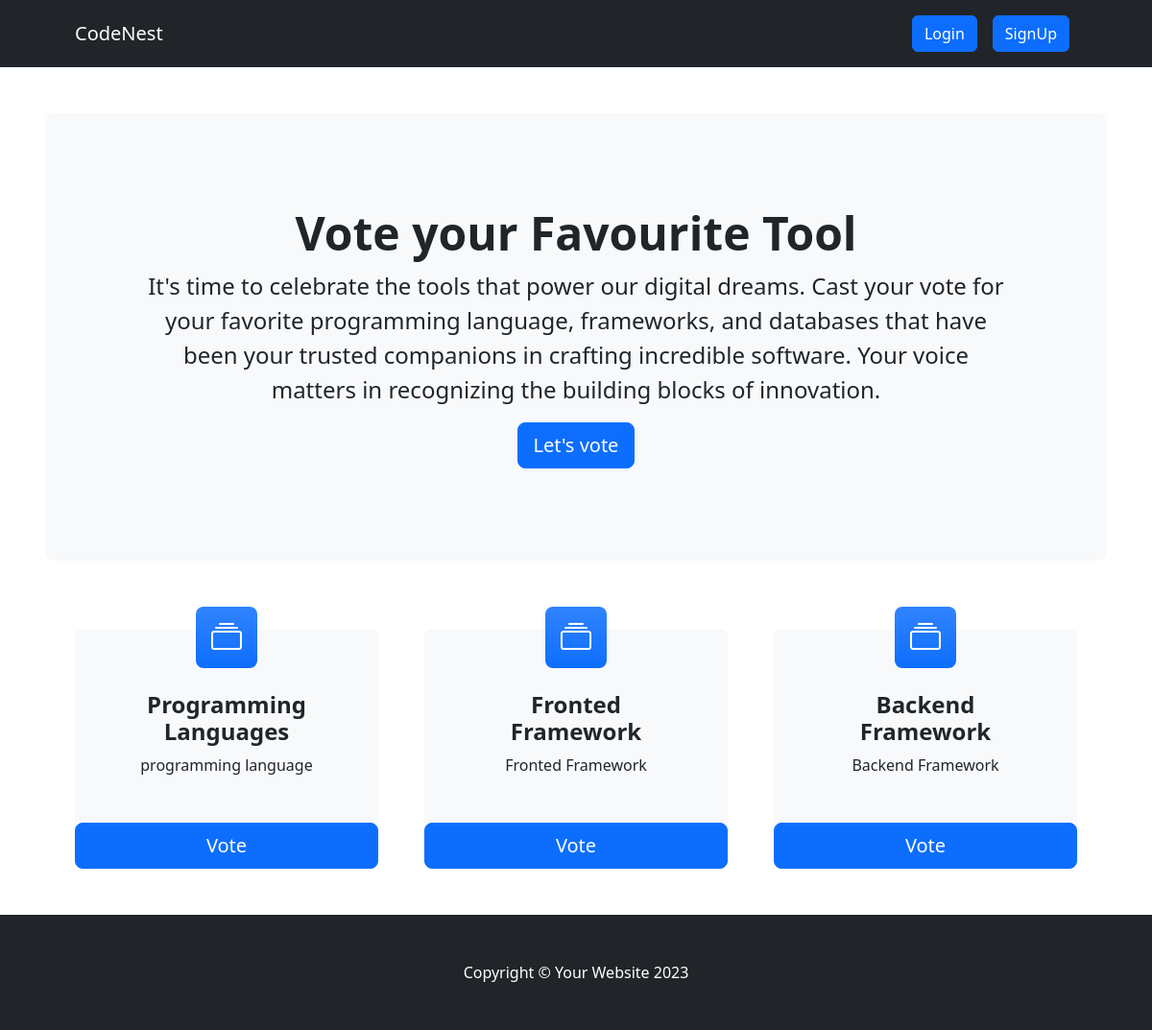
The page / on the database its author committed.
### voteapp/models.py (models this page shows, shortened)
class Category(models.Model):
    title = models.CharField(max_length=200)
    slug = models.SlugField(blank=True, null=True)
    description = models.TextField(blank=True, null=True)
    total_vote = models.IntegerField(default=0)
    voters = models.ManyToManyField(User, blank=True)

### voteapp/views.py (the view)
# urls.py: path("", views.index, name ='index'),
def index(request):
    categories = Category.objects.all()
    context = {"categories":categories}
    return render(request, "index.html",context)

### voteapp/templates/index.html
{% extends 'base.html' %}
{% block content %}
<header class="py-5">
    <div class="container-fluid px-lg-5">
        <div class="p-4 p-lg-5 bg-light rounded-3 text-center">
            <div class="m-4 m-lg-5">
                <h1 class="display-5 fw-bold">Vote your Favourite Tool</h1>
                <p class="fs-4">It's time to celebrate the tools that power our digital dreams. Cast your vote for your favorite programming language, frameworks, and databases
                    that have been your trusted companions in crafting incredible software.
                     Your voice matters in recognizing the building blocks of innovation.</p>
                <a class="btn btn-primary btn-lg" href="#votingSection">Let's vote</a>
            </div>
        </div>
    </div>
</header>
<section class="pt-4" id="votingSection">
    <div class="container px-lg-5">
        <div class="row gx-lg-5">
            {% for category in categories  %}
            <div class="col-lg-4 col-xxl-3 mb-5">
                <div class="card bg-light border-0 h-100">
                    <div class="card-body text-center p-4 p-lg-5 pt-0 pt-lg-0">
                        <div class="feature bg-primary bg-gradient text-white rounded-3 mb-4 mt-n4"><i class="bi bi-collection"></i></div>
                        <h2 class="fs-4 fw-bold">{{category.title}}</h2>
                        <p class="mb-0">{{category.description | truncatechars:100}}</p>
                    </div>
                    <a class="btn btn-primary btn-lg" href="{% url 'detail' category.slug  %}">Vote</a>
                </div>
            </div>
            {% endfor %}
        </div>
    </div>
</section>
{% endblock content %}

### voteapp/static/css/style.css (style rules this page uses)
* { box-sizing: border-box; }

### rows shown on the page
Category: title "Programming Languages", description "programming language"
Category: title "Fronted Framework", description "Fronted Framework"
Category: title "Backend Framework", description "Backend Framework"
